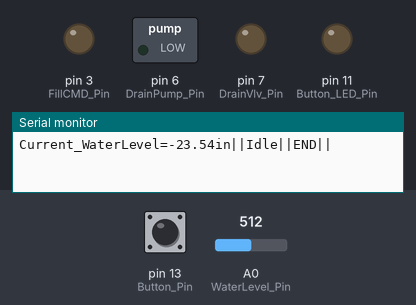
A sketch run on a simulated Arduino Uno, built with avr-gcc and run on an emulated ATmega328P. Shown: switched loads named in the sketch (green lamp = pin HIGH), output pins drawn as LEDs (lit = HIGH), the last lines printed to the serial monitor. The inputs (shaded band) are chosen by the test bench; at power-on: pin 13 (Button_Pin) HIGH, A0 (WaterLevel_Pin) = 512.

Above: at 1.8 s.
1.9 s: pin 13 (Button_Pin) pulled LOW for 0.65 s
At 3.6 s:
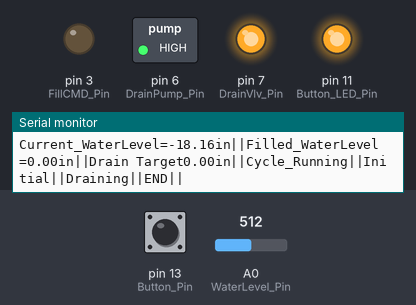
Timing chart, 0 to 5.1 s (numbered marks = the images above; inputs shaded):
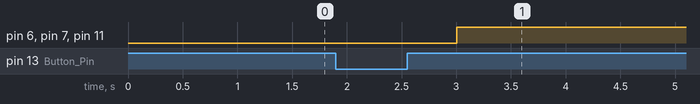

The sketch:

AWC_Arduino1.ino
```cpp
//AutoWaterChange Arduino #1
#include <avr/wdt.h>

const int Drain_Volume = 13; //define AWC Volume

#define WaterLevel_Pin A0
//define IO
const int DrainVlv_Pin = 7;
const int DrainPump_Pin = 6;
const int Button_Pin = 13;
const int Button_LED_Pin = 11;
const int FillCMD_Pin = 3;

//define variables
boolean Button_State = 0;       //current state of button
boolean Last_Button_State = 0;  //previous state of button

//define machine states
int FillCMD_State = 0;
int DrainVlv_State = 0;
int DrainPump_State = 0;

//define waterlever vars
float WaterLevel_Reading = 0;
float WaterLevel = 0;
float Filled_WaterLevel = 0;
float Drain_WaterLevel = 0;
//set up smoothing function for waterlevel measurements
const int numReadings = 10;
int readings[numReadings];
int readIndex = 0;
int total = 0;
float WL_Reading_Average = 0;

typedef enum AWC_process
{
  Initial,
  Idle,
  Draining,
  Filling,
} ;
AWC_process AWC_Process;

typedef enum AWC_state
{
  Cycle_Idle,
  Cycle_Running,
} ;
AWC_state AWC_State;

void setup()
{
  wdt_enable(WDTO_8S); //enables watchdog timer with 8s countdown

  Serial.begin(115200);

  pinMode(DrainVlv_Pin, OUTPUT);
  pinMode(DrainPump_Pin, OUTPUT);
  pinMode(Button_Pin, INPUT_PULLUP);
  pinMode(Button_LED_Pin, OUTPUT);
  pinMode(WaterLevel_Pin, INPUT);
  pinMode(FillCMD_Pin, OUTPUT);
}

void loop()
{
  wdt_reset(); //resets watchdog timer before it resets arduino

  delay(1000);
  AWC();
  Button();
  Serial.println("END||");
}

void Button()
{
  Last_Button_State = Button_State;
  Button_State = digitalRead(Button_Pin);

  if(Button_State == LOW && Last_Button_State == HIGH)
  {
    if (AWC_State != Cycle_Running)
    {
      AWC_State = Cycle_Running;
      AWC_Process = Initial;
    }
    else
    {
    }
  }
  else
  {
  }

}

void AWC()
{
  //smooths the analog reading from the level sensor
  total = total - readings[readIndex];
  readings[readIndex] = analogRead(WaterLevel_Pin);
  total = total + readings[readIndex];
  readIndex = readIndex + 1;
  if(readIndex >= numReadings)
  {
    readIndex = 0;
  }

  WaterLevel_Reading = analogRead(WaterLevel_Pin);
  WL_Reading_Average = total / numReadings;
  //calculates current WaterLevel
  WaterLevel = (WL_Reading_Average - 497) / 18.945;

  Serial.print ("Current_WaterLevel=");
  Serial.print (WaterLevel);
  Serial.print ("in||");


/*
  //debug WaterLevel Math
  Serial.print("Reading=");
  Serial.print(WaterLevel_Reading);
  Serial.print("||");
  Serial.print("Smoothed_Reading =");
  Serial.print(WL_Reading_Average);
  Serial.print("||");
*/

  if(AWC_State == Cycle_Running)
  {
    Serial.print ("Filled_WaterLevel =");
    Serial.print (Filled_WaterLevel);
    Serial.print ("in||");

    Serial.print ("Drain Target");
    Serial.print (Drain_WaterLevel);
    Serial.print ("in||"),

    Serial.print("Cycle_Running||");

    digitalWrite(Button_LED_Pin, HIGH);

    if(AWC_Process == Initial) //simply starts the process after the button is pushed
    {
      Filled_WaterLevel = WaterLevel; //defines filled/final waterlevel
      Drain_WaterLevel = Filled_WaterLevel - (Drain_Volume / 2.87703); // constant based on sump dimensions converted from gals to in^3

      Serial.print ("Initial||");
      AWC_Process = Draining;
    }
    if(WaterLevel > Drain_WaterLevel && AWC_Process == Draining)
    {
      //turns on drain hardware, confirms fill hardware is off
      digitalWrite (DrainVlv_Pin, HIGH);
      digitalWrite (DrainPump_Pin, HIGH);
      digitalWrite (FillCMD_Pin, LOW);
      Serial.print ("Draining||");
    }

    if(WaterLevel <= Drain_WaterLevel) //change state from draining to filling
    {
      AWC_Process = Filling;
    }
    if(AWC_Process == Filling)
    {
      //turns off drain hardware, turns on fill hardware
      digitalWrite (DrainVlv_Pin, LOW);
      digitalWrite (DrainPump_Pin, LOW);
      digitalWrite (FillCMD_Pin, HIGH);
      Serial.print ("Filling||");
    }
    if(WaterLevel >= Filled_WaterLevel + 0.2 && AWC_Process == Filling) //0.2 value acts as a filter for reading variability
    {
      //resets everything to idle state
      AWC_Process = Idle;
      AWC_State = Cycle_Idle;
      digitalWrite (Button_LED_Pin, LOW);
      //turns all hardware off
      digitalWrite (DrainVlv_Pin, LOW);
      digitalWrite (DrainPump_Pin, LOW);
      digitalWrite (FillCMD_Pin, LOW);
      Serial.print ("Idle||");
    }
    else
    {
    }
  }
  else
  {
    AWC_State = Cycle_Idle;
    digitalWrite (Button_LED_Pin, LOW);
    Serial.print ("Idle||");
  }
}
```

Measured:
- after the input at 1.9 s, pin 6 (DrainPump_Pin), pin 7 (DrainVlv_Pin), pin 11 (Button_LED_Pin): LOW → HIGH after 1.1 s
